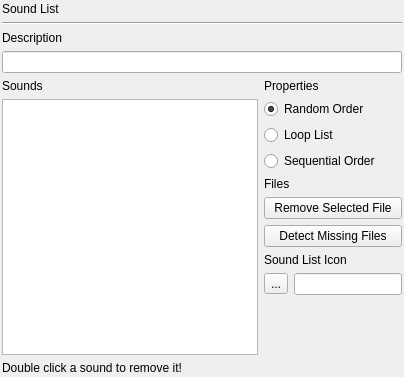
       <widget class="QWidget" name="page_soundList">
        <layout class="QVBoxLayout" name="verticalLayout_15">
         <property name="leftMargin">
          <number>2</number>
         </property>
         <property name="topMargin">
          <number>2</number>
         </property>
         <property name="rightMargin">
          <number>2</number>
         </property>
         <property name="bottomMargin">
          <number>2</number>
         </property>
         <item>
          <widget class="QLabel" name="label_12">
           <property name="text">
            <string>Sound List</string>
           </property>
          </widget>
         </item>
         <item>
          <widget class="Line" name="line_4">
           <property name="orientation">
            <enum>Qt::Horizontal</enum>
           </property>
          </widget>
         </item>
         <item>
          <widget class="QLabel" name="label_13">
           <property name="text">
            <string>Description</string>
           </property>
          </widget>
         </item>
         <item>
          <widget class="QLineEdit" name="lineEdit_soundListDescription"/>
         </item>
         <item>
          <layout class="QHBoxLayout" name="horizontalLayout_3">
           <item>
            <layout class="QVBoxLayout" name="verticalLayout_14">
             <item>
              <widget class="QLabel" name="label_14">
               <property name="text">
                <string>Sounds</string>
               </property>
              </widget>
             </item>
             <item>
              <widget class="QListWidget" name="listWidget_soundList"/>
             </item>
            </layout>
           </item>
           <item>
            <layout class="QVBoxLayout" name="verticalLayout_13">
             <item>
              <widget class="QLabel" name="label_15">
               <property name="text">
                <string>Properties</string>
               </property>
              </widget>
             </item>
             <item>
              <widget class="QRadioButton" name="radioButton_soundListRandom">
               <property name="toolTip">
                <string>Play sounds in a random order. Does not end.</string>
               </property>
               <property name="text">
                <string>Random Order</string>
               </property>
               <property name="checked">
                <bool>true</bool>
               </property>
              </widget>
             </item>
             <item>
              <widget class="QRadioButton" name="radioButton_soundListLoop">
               <property name="toolTip">
                <string>Play sounds in sequential order and start at the beginning when last sound is played.</string>
               </property>
               <property name="text">
                <string>Loop List</string>
               </property>
              </widget>
             </item>
             <item>
              <widget class="QRadioButton" name="radioButton_soundListSequential">
               <property name="toolTip">
                <string>Play sounds in a sequential order. Ends when last sound was played.</string>
               </property>
               <property name="text">
                <string>Sequential Order</string>
               </property>
              </widget>
             </item>
             <item>
              <widget class="QLabel" name="label_26">
               <property name="text">
                <string>Files</string>
               </property>
              </widget>
             </item>
             <item>
              <widget class="QPushButton" name="pushButton_removeSoundFile">
               <property name="toolTip">
                <string>Remove the currently selected file from the list. (Can also be done by double clicking)</string>
               </property>
               <property name="text">
                <string>Remove Selected File</string>
               </property>
              </widget>
             </item>
             <item>
              <widget class="QPushButton" name="pushButton_detectMissingSounds">
               <property name="text">
                <string>Detect Missing Files</string>
               </property>
              </widget>
             </item>
             <item>
              <widget class="QLabel" name="label_24">
               <property name="text">
                <string>Sound List Icon</string>
               </property>
              </widget>
             </item>
             <item>
              <layout class="QHBoxLayout" name="horizontalLayout_7">
               <item>
                <widget class="QToolButton" name="toolButton_soundIcon">
                 <property name="toolTip">
                  <string>Set Sound Icon</string>
                 </property>
                 <property name="text">
                  <string>...</string>
                 </property>
                </widget>
               </item>
               <item>
                <widget class="QLineEdit" name="lineEdit_soundIcon">
                 <property name="sizePolicy">
                  <sizepolicy hsizetype="Minimum" vsizetype="Fixed">
                   <horstretch>0</horstretch>
                   <verstretch>0</verstretch>
                  </sizepolicy>
                 </property>
                 <property name="readOnly">
                  <bool>true</bool>
                 </property>
                </widget>
               </item>
              </layout>
             </item>
             <item>
              <widget class="QLabel" name="label_soundIcon">
               <property name="text">
                <string/>
               </property>
               <property name="alignment">
                <set>Qt::AlignCenter</set>
               </property>
              </widget>
             </item>
             <item>
              <spacer name="verticalSpacer_3">
               <property name="orientation">
                <enum>Qt::Vertical</enum>
               </property>
               <property name="sizeHint" stdset="0">
                <size>
                 <width>20</width>
                 <height>40</height>
                </size>
               </property>
              </spacer>
             </item>
            </layout>
           </item>
          </layout>
         </item>
         <item>
          <widget class="QLabel" name="label_22">
           <property name="text">
            <string>Double click a sound to remove it!</string>
           </property>
          </widget>
         </item>
        </layout>
       </widget>
